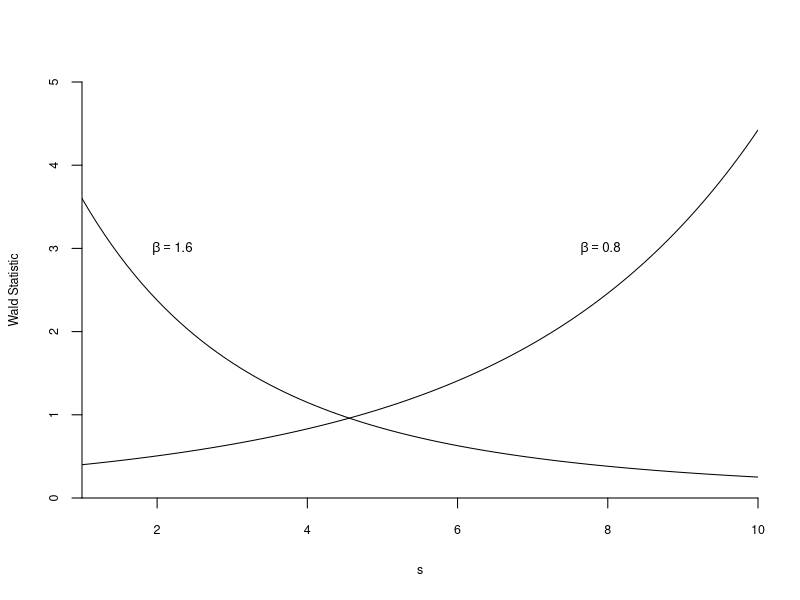
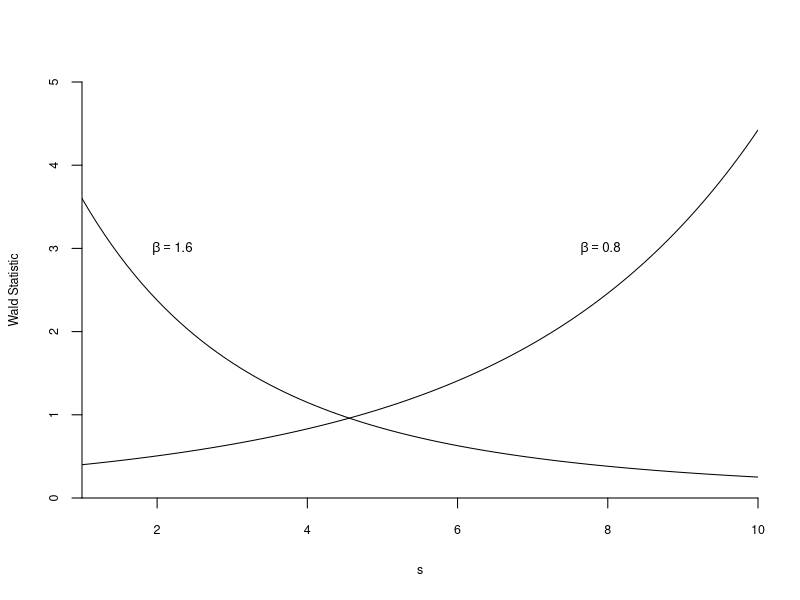

The R source for these figures, in order:
######################################
### This file generates Figure 9.2
### Wald Statistic as a function of s
######################################


beta1 <- 0.8
beta2 <- 1.6
s <- seq(1,10,0.1)
f1 <- 10*(beta1^s-1)^2/(s^2)/(beta1^(2*s-2))
f2 <- 10*(beta2^s-1)^2/(s^2)/(beta2^(2*s-2))

pdf("HANSEN9-2.pdf",family="Helvetica",colormodel='cmyk',width=4.5,height=4.5)
plot(s,f1,type="l",xlim=c(1,10),ylim=c(0,5),xlab="s",ylab="Wald Statistic",xaxs="i",yaxs="i",xaxt="n",yaxt="n",bty="n",cex.lab=.75)
lines(s,f2)
axis(side=1,seq(0,10,2),cex.axis=.75)
axis(side=2,seq(0,5,1),cex.axis=.75)
text(7.9,3,expression(beta==0.8),cex=.8)
text(2.2,3,expression(beta==1.6),cex=.8)
dev.off()

postscript("HANSEN9-2.eps",paper="special",width=4.5,height=4.5,horizontal=FALSE,onefile=FALSE,family="Helvetica",colormodel='cmyk')
plot(s,f1,type="l",xlim=c(1,10),ylim=c(0,5),xlab="s",ylab="Wald Statistic",xaxs="i",yaxs="i",xaxt="n",yaxt="n",bty="n",cex.lab=.75)
lines(s,f2)
axis(side=1,seq(0,10,2),cex.axis=.75)
axis(side=2,seq(0,5,1),cex.axis=.75)
text(7.9,3,expression(beta==0.8),cex=.8)
text(2.2,3,expression(beta==1.6),cex=.8)
dev.off()
